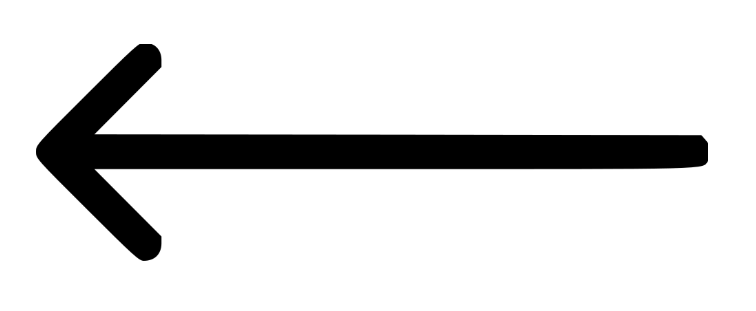
#> input picture arrow_classification and steering/left.jpg, 756 x 311 px
$ python basic_arrow.py.py
#> lines starting #> are read from the running program, lines starting #| are printed output that depends on the picture; after the words box and inside, x2 and y2 are one past the last pixel; in counts of white or black regions, pixels touching at a corner belong together
import numpy as np
import cv2

min_area = 100 #toggle-able value
darkness = 127 #toggle-able value
k = 0.012 #toggle-able value

def is_arrow(cnt):
    epsilon = 0.012*cv2.arcLength(cnt,True)
    approx = cv2.approxPolyDP(cnt,epsilon,True)
    if(len(approx)<7):
        go_straight()
    else:
        M = cv2.moments(cnt)
        cx = int(M['m10']/M['m00'])
        approx = np.array(approx)
        approx_x = approx[:, 0, 0]      #all x coordinates of the contour points
        mask1 = approx_x > cx
        mask2 = approx_x < cx
        test = len(approx_x[mask1])-len(approx_x[mask2])
        if(test<=2 and test>=-2):
            go_straIght()
        elif(test>2):
            turn_right(cnt)
        else:
            turn_left(cnt)

def go_straight():
    # msg to go go_straight
    #mostly x=max value all others 0
    print("going straight")

def turn_left(cnt):
    if(cv2.contourArea(cnt)>min_area):
        #rostopic to turn left
        print("going left")
    else:
        go_straight()

def turn_right(cnt):
    if(cv2.contourArea(cnt)>min_area):
    #rostopic to turn right
        print("going right")
    else:
        go_straight()

imgs = ["left.jpg", "right.jpg"]

for k in imgs:
    im = cv2.imread(k)
#> im is the input picture: shape (311, 756, 3); min 0, max 255, mean 221.6
    imgray = cv2.cvtColor(im,cv2.COLOR_BGR2GRAY)
    ret,thresh = cv2.threshold(imgray,darkness,255,1)
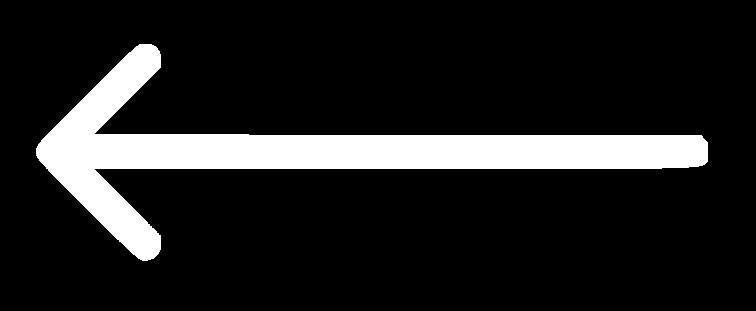
#> thresh: shape (311, 756); 13.1% white; 1 white region
#> ret = 127
    contours, hierarchy = cv2.findContours(thresh, cv2.RETR_TREE, cv2.CHAIN_APPROX_SIMPLE)
#> contours = 1 contour; box (x1, y1, x2, y2) and area: (36, 44, 708, 261) 29877

    for cnt in contours:
        is_arrow(cnt)
#> this loop made 1 pass
#> (epsilon in is_arrow, cx in is_arrow, approx_x in is_arrow, mask1 in is_arrow, mask2 in is_arrow, test in is_arrow) on pass 1: (21.93, 302, [36, 142, 160, 95, 707, 701, 95, 151], [False, False, False, False, True, True, False, False], [True, True, True, True, False, False, True, True], -4)
#| going left
#> pass 2 of the loop `for k in imgs:`:
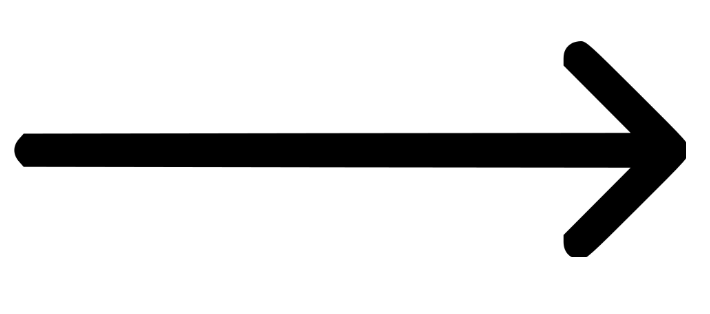
#> input picture arrow_classification and steering/right.jpg, 710 x 314 px
#> im is the input picture: shape (314, 710, 3); min 0, max 255, mean 220
#> imgray: shape (314, 710)
#> `ret,thresh = cv2.threshold(imgray,darkness,255,1)`:
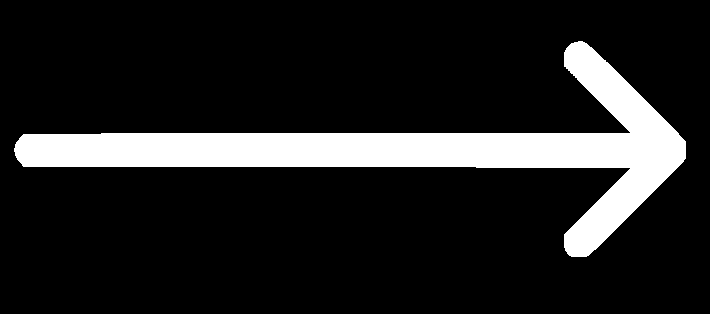
#> thresh: shape (314, 710); 13.8% white; 1 white region
#> contours = 1 contour; box (x1, y1, x2, y2) and area: (14, 41, 686, 257) 29838
#> the loop `for cnt in contours:` made 1 pass
#> (epsilon in is_arrow, cx in is_arrow, approx_x in is_arrow, mask1 in is_arrow, mask2 in is_arrow, test in is_arrow) on pass 1: (21.92, 420, [685, 578, 564, 629, 14, 629, 564, 586], [True, True, True, True, False, True, True, True], [False, False, False, False, True, False, False, False], 6)
#> (printed output is left out)
